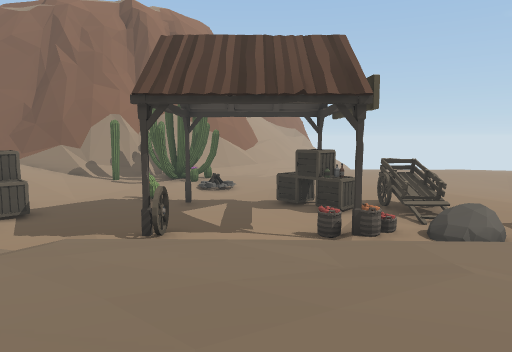
[1] (above)

24 first-person views from a walk through a Unity game level. The camera is 1.3 m above the floor, tilts 6° down and sees 70° across. The floor is counted in squares, 1 m on a side. Each view is taken from the middle of a square. On the plan, view 1 faces up. The plan holds only what a view shows up to about 15 squares ahead; the rest is blank. The place goes on beyond the plan. The player character is not drawn. Door leaves are left out, so doorways stand open.

[2]
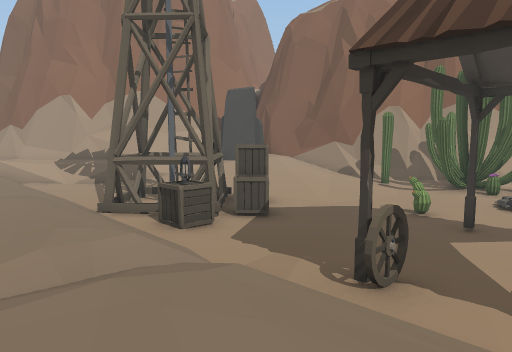

[3]
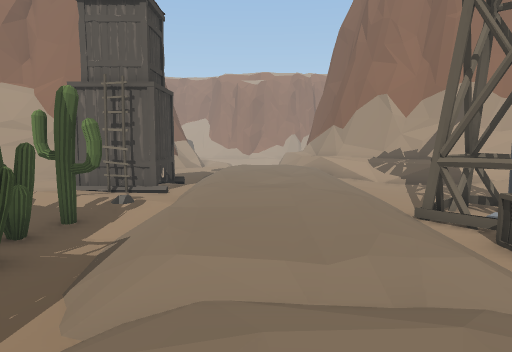

[4]
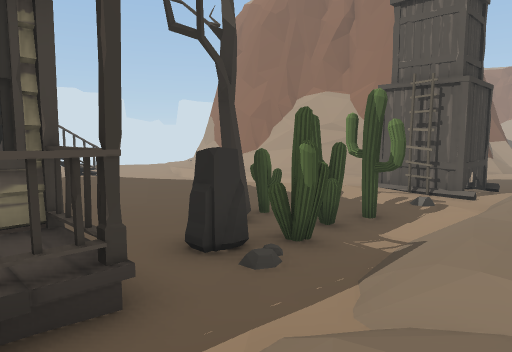

[5]
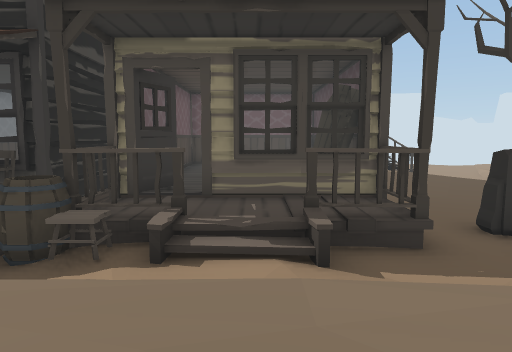

[6]
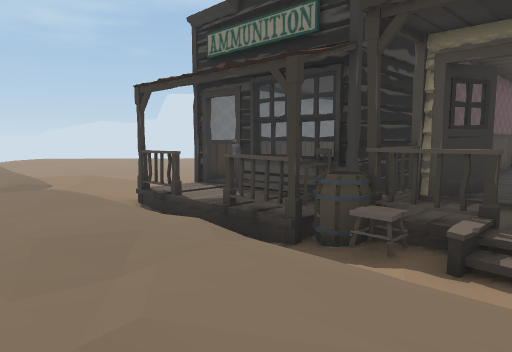

[7]
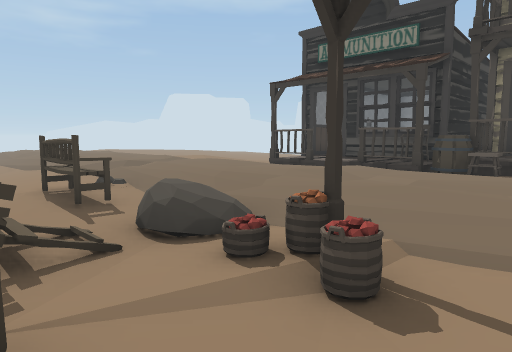

[8]
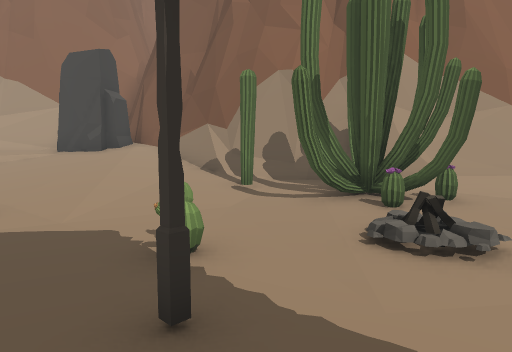

[9]
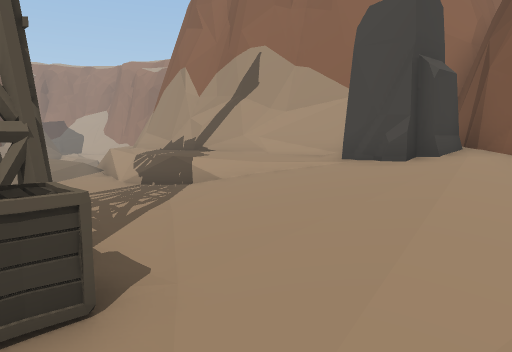

[10]
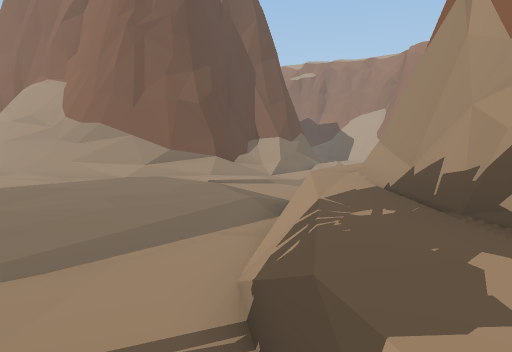

[11]
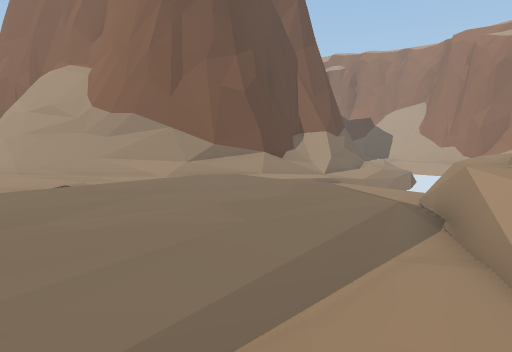

[12]
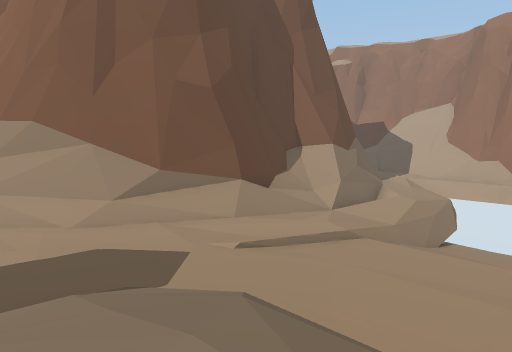

[13]
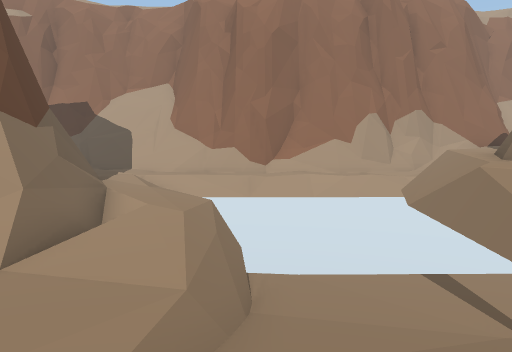

[14]
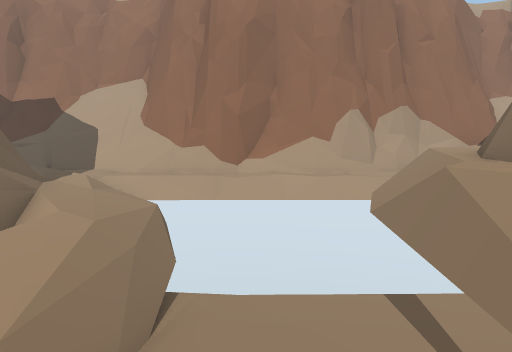

[15]
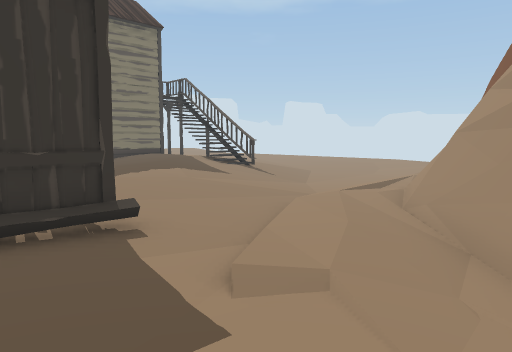

[16]
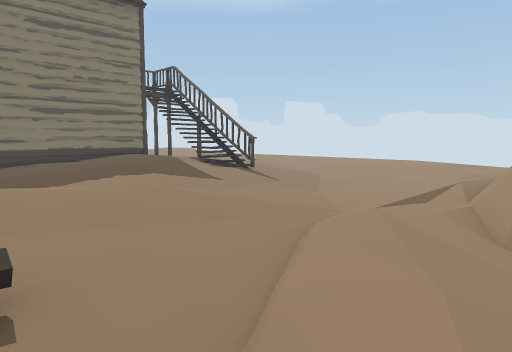

[17]
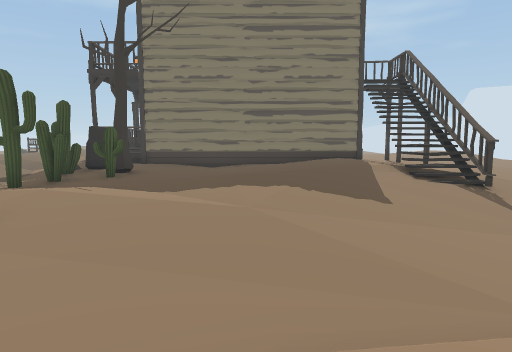

[18]
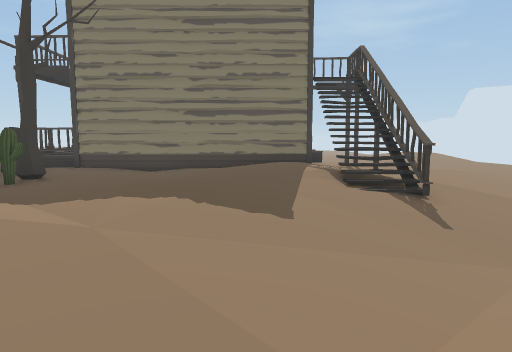

[19]
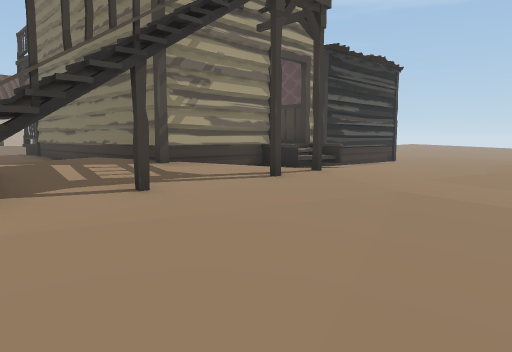

[20]
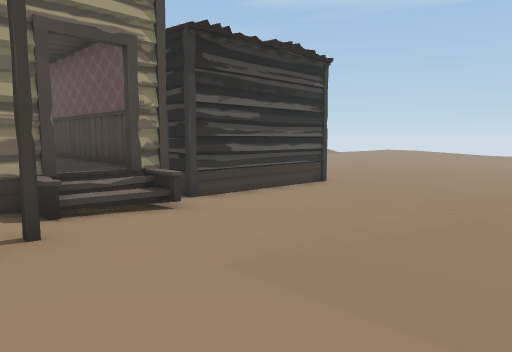

[21]
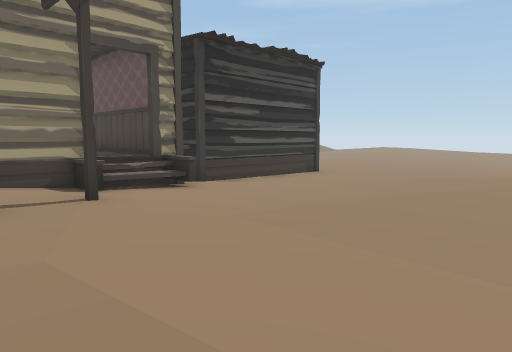

[22]
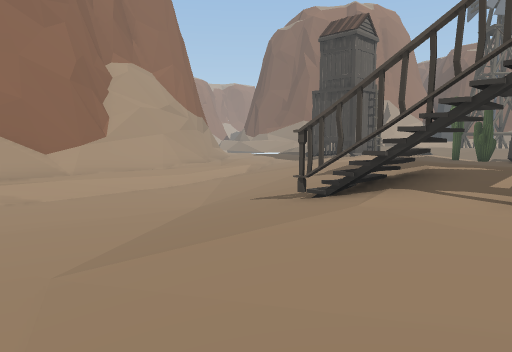

[23]
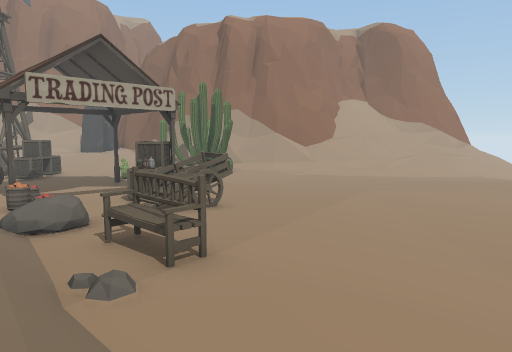

[24]
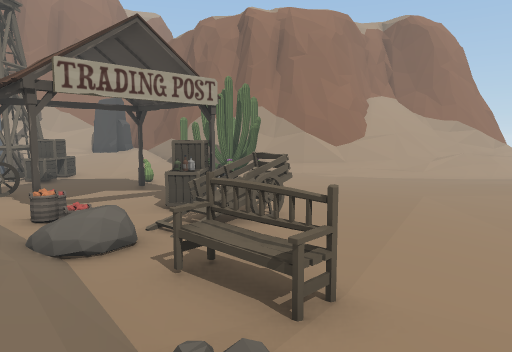

### Floor plan
Key: @ floor where view 1 was taken; # wall or solid block; x gap in a wall; . main floor; : floor 0.25 m higher than the main floor; - floor 0.25 m lower than the main floor; + floor 0.5 m higher than the main floor; _ floor 0.5 m lower than the main floor; * floor 0.75 m higher than the main floor; % floor 1 m higher than the main floor; < floor 1 m lower than the main floor; / step, stairs or slope; D open door; = window, fence, low wall or low ledge; ^ raised ledge; v drop or lower ground; C cactus; R crate; A cart; B basket; K rock; W windmill; L lantern; T tower; E ladder; F tree; S stool; G barrel; H chair; N bench; O other object.
Columns run from 38 left of view 1 to 12 right of it. Each row starts with its distance up from view 1.
 19                                  ###/    .......-
 18                        #       ###CC:.  .......--
 17                        ##########CCCC. .......---
 16                        # KK%/+=:C:CC:. .......---
 15                        # KK**/::::C://........---
 14                       ##%K*/*+/::.../..........---
 13 #                     #=*/////:::..............---
 12 #=                   ^#///////::..CC...R...:::..--
 11 ^#*                 ^##*///::::R....O..RR.AA::...-
 10 ^#:*                ##**=:::::RR........ORAO:::..-
  9 ^##:OO=            ##*//..::WWWRR.........//::::..
  8  ^=.==#=          ##*//....:WWWRR..:::...:.:NNN::./
  7  ^#./ **=##       = //.....::WWRL:.:O::BB:KK:/N:::/
  6  ^^//  v  #       =/////////////////// //////////:/
  5  ^^=/   vv##==  :///++++++++++++++/++++++++++++++/+
  4  #=//     v<//---.//++++++++++++++:++++++++++++++:+
  3  ##./     v<///--.//++++++++++++++:++++++++++++++:+
  2   #//v   vv////-...//+++++++++++++//+++++++++++++:/
  1 ^^#./v v-///--....../  /////:////::::///S//////:::+
  0 ^#=./v//../.-...........TTT::/C:CC+:##@#xG#O++#::::
 -1 #//.///..===////........T TE::CCCCK:#****=HH#DD: ::
 -2 =//////==#######=#......T T:+:::CF::DD####### ##
 -3 ///../^^^^####^#### .....:::+:::::::OO *##     #
 -4 //..       ^^    ##=...-..::::::::::#  *#      #
 -5 //.               ###.:.-..:::::::::#   #      #
 -6 //                 ##=....//::++::::#   #      #
 -7                     ##=..-.///+++++:#   #      #
 -8                      ##:.--/////++++#    #     # ..
 -9                      ###./-/////++++#    #######...
-10                       #=./--/////##+#D#DD#:........
-11                       #=./___//////:::::=::........
-12                       #=./___//#vv#:::#::::........
-13                       ##./____//:::::::::::........
-14                       ##./____-////:::::::::::::...
-15                       ##./_____-/-..:::::::::::::
-16                         .-______---..::...:::
-17                         .--_       -....

Positions as (right, up) in squares from view 1, and headings:
1: (0, 0), facing up
2: (0, 3), facing up-left
3: (-1, 3), facing left
4: (-1, 3), facing down-left
5: (0, 5), facing down
6: (0, 5), facing down-right
7: (0, 10), facing down-right
8: (0, 10), facing up-left
9: (-5, 12), facing left
10: (-13, 11), facing down-left
11: (-13, 8), facing down-left
12: (-17, 5), facing down-left
13: (-22, 2), facing left
14: (-23, 3), facing left
15: (-19, 0), facing down-right
16: (-17, -2), facing down-right
17: (-16, -6), facing right
18: (-15, -8), facing right
19: (-6, -16), facing up-right
20: (-1, -16), facing up-right
21: (-2, -17), facing up-right
22: (-3, -17), facing up-left
23: (12, 5), facing up-left
24: (10, 5), facing up-left
